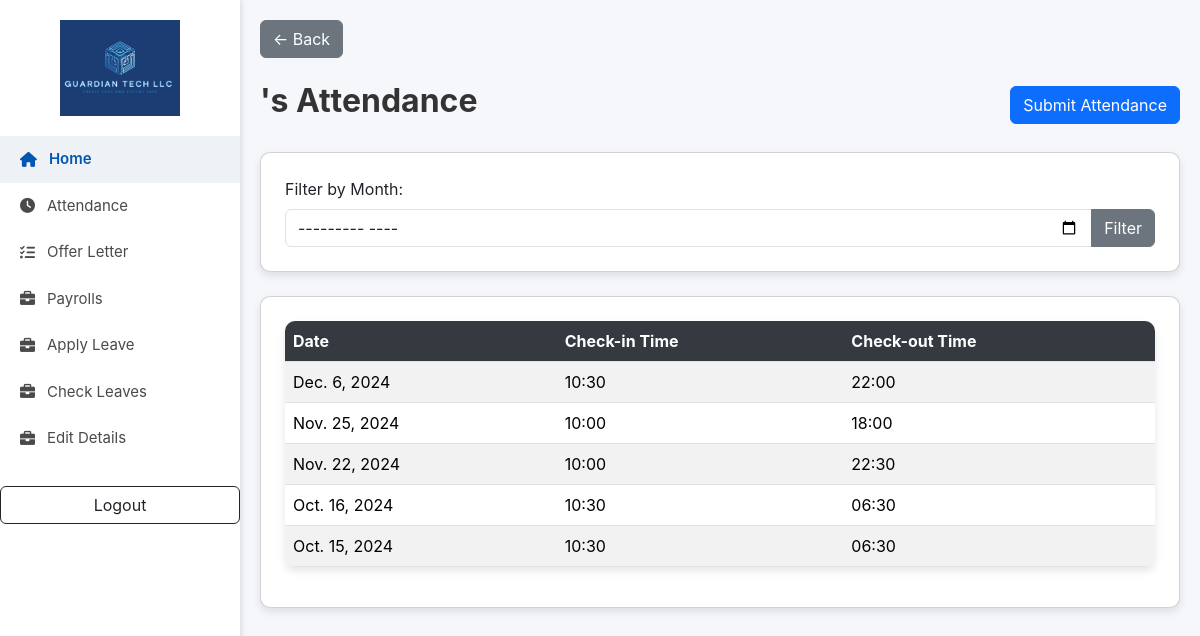
Page /attendance/ (signed in) on the committed database.
### user/models.py (models this page shows, shortened)
class Attendance(models.Model):
    employee = models.ForeignKey(Employee, on_delete=models.CASCADE)
    date = models.DateField()
    status = models.CharField(max_length=10, choices=[('Present', 'Present'), ('Absent', 'Absent')])
    check_in_time = models.TimeField(null=True, blank=True)  # Allow NULL values
    check_out_time = models.TimeField(null=True, blank=True)
    class Meta:
        unique_together = ('employee', 'date')  # Ensures that an employee can only mark attendance once per day

### user/views.py (the view)
# urls.py: path('attendance/', user_view.view_attendance, name='view_attendance'),
@login_required
def view_attendance(request):
    if hasattr(request.user, 'employee'):
        employee = request.user.employee
        attendance_records = Attendance.objects.filter(employee=employee).order_by('-date')
    elif request.user.is_superuser:
        employee = None
        attendance_records = Attendance.objects.all().order_by('-date')
    else:
        return redirect('unauthorized')
    month = request.GET.get('month')
    if month:
        try:
            year, month = map(int, month.split('-'))
            attendance_records = attendance_records.filter(date__year=year, date__month=month)
        except ValueError:
            pass  # Ignore invalid month formats
    return render(request, 'employee/view_attendance.html', {
        'attendance_records': attendance_records,
        'employee': employee
    })

### templates/employee/view_attendance.html (shortened to what this page needs)
{% load static %}
<!DOCTYPE html>
<html lang="en">
<head>
  <link href="https://cdnjs.cloudflare.com/ajax/libs/font-awesome/6.0.0/css/all.min.css" rel="stylesheet">
  <link href="https://cdn.jsdelivr.net/npm/bootstrap@5.3.3/dist/css/bootstrap.min.css" rel="stylesheet">
</head>
<body>
  <div class="sidebar">
    <div class="logo">
      <img src="{% static 'images/fulllogo.jpg' %}" alt="Logo">
    </div>
    <a href="{% url 'profile' %}" class="active"><i class="fas fa-home"></i> Home</a>
    <a href="{% url 'view_attendance' %}"><i class="fas fa-clock"></i> Attendance</a>
    <a href="{% url 'view_offer_letter' %}"><i class="fas fa-tasks"></i> Offer Letter</a>
    <a href="{% url 'view_payrolls' %}"><i class="fas fa-briefcase"></i> Payrolls</a>
    <a href="{% url 'apply_leave' %}"><i class="fas fa-briefcase"></i> Apply Leave</a>
    <a href="{% url 'employee_leave_history' %}"><i class="fas fa-briefcase"></i> Check Leaves</a>
    <a href="{% url 'edit_personal_details' %}"><i class="fas fa-briefcase"></i> Edit Details</a>
    <form class="mt-4" action="{% url 'user-logout' %}" method="post">
      <button type="submit" class="btn btn-outline-dark w-100">Logout</button>
    </form>
  </div>
  <div class="main-content">
    <div class="mb-4">
      <a href="javascript:history.back()" class="btn btn-secondary">&larr; Back</a>
    </div>
    <div class="d-flex justify-content-between align-items-center mb-4">
      <h2>{{ employee.user.get_full_name }}'s Attendance</h2>
      <a href="{% url 'submit_attendance' %}" class="btn btn-primary">Submit Attendance</a>
    </div>
    <div class="card p-4 mb-4">
      <form method="get">
        <label for="month" class="form-label">Filter by Month:</label>
        <div class="input-group">
          <input type="month" name="month" id="month" class="form-control" value="{{ request.GET.month }}">
          <button type="submit" class="btn btn-secondary">Filter</button>
        </div>
      </form>
    </div>
    <div class="card p-4">
      <table class="table table-striped table-hover">
        <thead>
          <tr>
            <th>Date</th>
            <th>Check-in Time</th>
            <th>Check-out Time</th>
          </tr>
        </thead>
        <tbody>
          {% for record in attendance_records %}
          <tr>
            <td>{{ record.date }}</td>
            <td>{{ record.check_in_time|date:"H:i" }}</td>
            <td>{{ record.check_out_time|date:"H:i" }}</td>
          </tr>
          {% empty %}
          <tr>
            <td colspan="3" class="text-center text-muted">No attendance records found.</td>
          </tr>
          {% endfor %}
        </tbody>
      </table>
    </div>
  </div>
</body>
</html>

### templates/employee/view_attendance.html (style rules this page uses)
body { font-family: 'Inter', sans-serif; background-color: #f5f7fa; margin: 0; }
.sidebar { width: 240px; height: 100vh; background-color: #fff; position: fixed; top: 0; left: 0; box-shadow: 2px 0 5px rgba(0, 0, 0, 0.1); z-index: 1000; padding: 20px 0; }
.sidebar .logo { text-align: center; margin-bottom: 20px; }
.sidebar .logo img { width: 120px; }
.sidebar a { text-decoration: none; color: #4a4a4a; display: flex; align-items: center; gap: 12px; padding: 12px 20px; font-size: 15px; transition: background-color 0.2s ease, color 0.2s ease; }
.sidebar a:hover, .sidebar a.active { background-color: #eef2f6; color: #0056b3; font-weight: 600; }
.main-content { margin-left: 240px; padding: 20px; }
.main-content h2 { font-weight: bold; color: #333; }
.main-content .card { border-radius: 10px; box-shadow: 0 4px 8px rgba(0, 0, 0, 0.1); }
.main-content .btn-secondary { background-color: #6c757d; border-color: #6c757d; }
.table { background-color: #fff; border-radius: 10px; overflow: hidden; box-shadow: 0 4px 8px rgba(0, 0, 0, 0.1); }
.table th { background-color: #343a40; color: #fff; }
.table td { vertical-align: middle; }

### rows in the picture
Attendance: date "Dec. 6, 2024", check_in_time "10:30", check_out_time "22:00"
Attendance: date "Nov. 25, 2024", check_in_time "10:00", check_out_time "18:00"
Attendance: date "Nov. 22, 2024", check_in_time "10:00", check_out_time "22:30"
Attendance: date "Oct. 16, 2024", check_in_time "10:30", check_out_time "06:30"
Attendance: date "Oct. 15, 2024", check_in_time "10:30", check_out_time "06:30"
